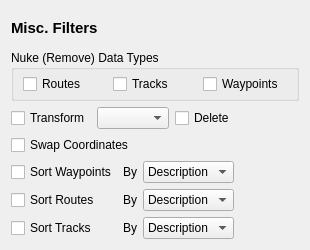
<?xml version="1.0" encoding="UTF-8"?>
<ui version="4.0">
 <class>MiscFltWidget</class>
 <widget class="QWidget" name="MiscFltWidget">
  <property name="geometry">
   <rect>
    <x>0</x>
    <y>0</y>
    <width>310</width>
    <height>250</height>
   </rect>
  </property>
  <property name="windowTitle">
   <string>Form</string>
  </property>
  <layout class="QGridLayout" name="gridLayout_2">
   <item row="0" column="0">
    <layout class="QGridLayout" name="gridLayout">
     <item row="5" column="0">
      <widget class="QCheckBox" name="sortRteCheck">
       <property name="text">
        <string>Sort Routes</string>
       </property>
      </widget>
     </item>
     <item row="2" column="0" colspan="2">
      <layout class="QHBoxLayout" name="horizontalLayout">
       <item>
        <widget class="QCheckBox" name="transformCheck">
         <property name="toolTip">
          <string>Convert routes, waypoints and tracks to different types.</string>
         </property>
         <property name="whatsThis">
          <string>This filter can be used to convert GPS data between different data types.

Some GPS data formats support only some subset of waypoints, tracks, and routes. The transform filter allows you to convert between these types. For example, it can be used to convert a pile of waypoints (such as those from a CSV file) into a track or vice versa. </string>
         </property>
         <property name="text">
          <string>Transform</string>
         </property>
        </widget>
       </item>
       <item>
        <widget class="QComboBox" name="transformCombo">
         <property name="toolTip">
          <string>Type of transformation. </string>
         </property>
        </widget>
       </item>
       <item>
        <widget class="QCheckBox" name="deleteCheck">
         <property name="toolTip">
          <string>Delete original data after transform to prevent duplicated data. </string>
         </property>
         <property name="text">
          <string>Delete</string>
         </property>
        </widget>
       </item>
       <item>
        <spacer name="horizontalSpacer">
         <property name="orientation">
          <enum>Qt::Horizontal</enum>
         </property>
         <property name="sizeHint" stdset="0">
          <size>
           <width>40</width>
           <height>20</height>
          </size>
         </property>
        </spacer>
       </item>
      </layout>
     </item>
     <item row="1" column="0" colspan="2">
      <widget class="QGroupBox" name="groupBox">
       <property name="title">
        <string>Nuke (Remove) Data Types</string>
       </property>
       <layout class="QHBoxLayout" name="horizontalLayout_2">
        <property name="topMargin">
         <number>4</number>
        </property>
        <property name="bottomMargin">
         <number>4</number>
        </property>
        <item>
         <widget class="QCheckBox" name="nukeRoutes">
          <property name="text">
           <string>Routes</string>
          </property>
         </widget>
        </item>
        <item>
         <widget class="QCheckBox" name="nukeTracks">
          <property name="text">
           <string>Tracks</string>
          </property>
         </widget>
        </item>
        <item>
         <widget class="QCheckBox" name="nukeWaypoints">
          <property name="text">
           <string>Waypoints</string>
          </property>
         </widget>
        </item>
       </layout>
      </widget>
     </item>
     <item row="4" column="1">
      <layout class="QHBoxLayout" name="horizontalLayout_3">
       <item>
        <widget class="QLabel" name="label_2">
         <property name="text">
          <string>By</string>
         </property>
        </widget>
       </item>
       <item>
        <widget class="QComboBox" name="sortWptBy">
         <item>
          <property name="text">
           <string>Description</string>
          </property>
         </item>
         <item>
          <property name="text">
           <string>GCID</string>
          </property>
         </item>
         <item>
          <property name="text">
           <string>Name</string>
          </property>
         </item>
         <item>
          <property name="text">
           <string>Time</string>
          </property>
         </item>
        </widget>
       </item>
       <item>
        <spacer name="horizontalSpacer_2">
         <property name="orientation">
          <enum>Qt::Horizontal</enum>
         </property>
         <property name="sizeHint" stdset="0">
          <size>
           <width>40</width>
           <height>20</height>
          </size>
         </property>
        </spacer>
       </item>
      </layout>
     </item>
     <item row="4" column="0">
      <widget class="QCheckBox" name="sortWptCheck">
       <property name="text">
        <string>Sort Waypoints</string>
       </property>
      </widget>
     </item>
     <item row="5" column="1">
      <layout class="QHBoxLayout" name="horizontalLayout_4">
       <item>
        <widget class="QLabel" name="label_3">
         <property name="text">
          <string>By</string>
         </property>
        </widget>
       </item>
       <item>
        <widget class="QComboBox" name="sortRteBy">
         <item>
          <property name="text">
           <string>Description</string>
          </property>
         </item>
         <item>
          <property name="text">
           <string>Name</string>
          </property>
         </item>
         <item>
          <property name="text">
           <string>Number</string>
          </property>
         </item>
        </widget>
       </item>
       <item>
        <spacer name="horizontalSpacer_3">
         <property name="orientation">
          <enum>Qt::Horizontal</enum>
         </property>
         <property name="sizeHint" stdset="0">
          <size>
           <width>40</width>
           <height>20</height>
          </size>
         </property>
        </spacer>
       </item>
      </layout>
     </item>
     <item row="3" column="0" colspan="2">
      <widget class="QCheckBox" name="swapCheck">
       <property name="toolTip">
        <string>Swap Longitude and Latitudes for badly formatted data formats.</string>
       </property>
       <property name="whatsThis">
        <string>Simple filter to swap the coordinate values (latitude and longitude) of all points. This can be helpful for wrong defined/coded data. Or if you think, you can use one of our xcsv formats, but latitude and longitude are in opposite order. </string>
       </property>
       <property name="text">
        <string>Swap Coordinates</string>
       </property>
      </widget>
     </item>
     <item row="0" column="0">
      <widget class="QLabel" name="label">
       <property name="font">
        <font>
         <pointsize>11</pointsize>
         <weight>75</weight>
         <bold>true</bold>
        </font>
       </property>
       <property name="text">
        <string>Misc. Filters</string>
       </property>
      </widget>
     </item>
     <item row="6" column="0">
      <widget class="QCheckBox" name="sortTrkCheck">
       <property name="text">
        <string>Sort Tracks</string>
       </property>
      </widget>
     </item>
     <item row="6" column="1">
      <layout class="QHBoxLayout" name="horizontalLayout_5">
       <item>
        <widget class="QLabel" name="label_4">
         <property name="text">
          <string>By</string>
         </property>
        </widget>
       </item>
       <item>
        <widget class="QComboBox" name="sortTrkBy">
         <item>
          <property name="text">
           <string>Description</string>
          </property>
         </item>
         <item>
          <property name="text">
           <string>Name</string>
          </property>
         </item>
         <item>
          <property name="text">
           <string>Number</string>
          </property>
         </item>
        </widget>
       </item>
       <item>
        <spacer name="horizontalSpacer_4">
         <property name="orientation">
          <enum>Qt::Horizontal</enum>
         </property>
         <property name="sizeHint" stdset="0">
          <size>
           <width>40</width>
           <height>20</height>
          </size>
         </property>
        </spacer>
       </item>
      </layout>
     </item>
    </layout>
   </item>
  </layout>
 </widget>
 <resources/>
 <connections/>
</ui>
